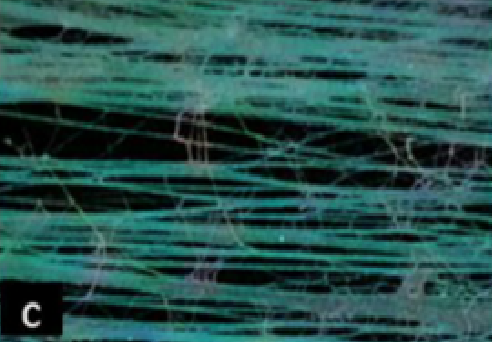
#> input picture newDataset/transverse/trans.png, 492 x 342 px, found by its file name
$ python test.py
#> lines starting #> are read from the running program, lines starting #| are printed output that depends on the picture
import cv2
import numpy as np
import matplotlib.pyplot as plt

# Load and preprocess
img = cv2.imread('trans.png', cv2.IMREAD_GRAYSCALE)
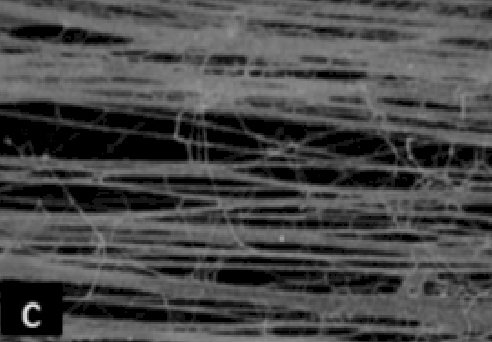
#> img: shape (342, 492); min 0, max 227, mean 71.2
edges = cv2.Canny(img, 50, 150, apertureSize=3)
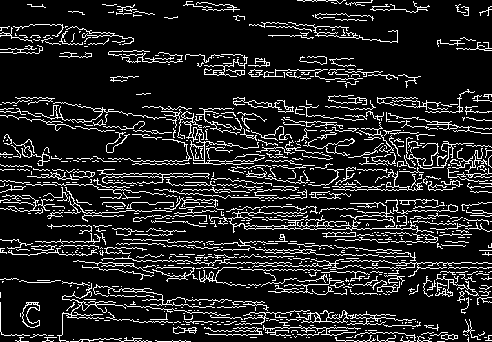
#> edges: shape (342, 492); 13.7% white in thin lines or dots

# Hough Transform
lines = cv2.HoughLines(edges, 1, np.pi / 180, threshold=100)
#> lines = 817 rows, first 8: [189, 1.57], [267, 1.57], [176, 1.57], [228, 1.57], [185, 1.55], [263, 1.57], [156, 1.61], [161, 1.57]

angles = []
if lines is not None:
    for rho, theta in lines[:,0]:
        angle = np.degrees(theta)
        angles.append(angle)
#> this loop made 817 passes
#> (rho, theta, angle) on passes 1 to 3: (189, 1.57, 90), (267, 1.57, 90), (176, 1.57, 90)
#> after the loop, angles = 817 values, max 135 at index 81, min 45 at index 170, mean 90.94

# Plot angle distribution
plt.hist(angles, bins=90, range=(0,180))
plt.title("Fiber Orientation Histogram")
plt.xlabel("Angle (degrees)")
plt.ylabel("Frequency")
plt.show()
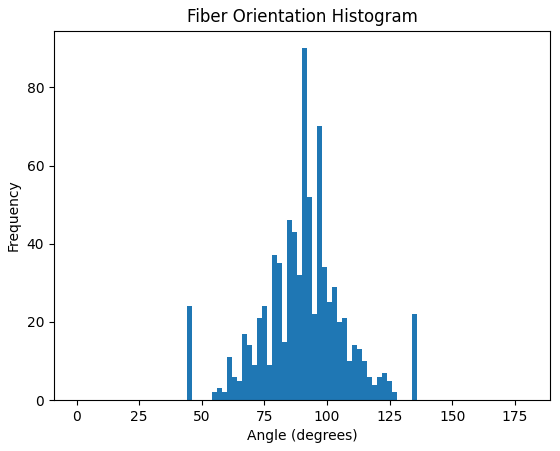
#> figure drawn by matplotlib, 1 panel; tallest bar 90 high, from x = 90 to 92
